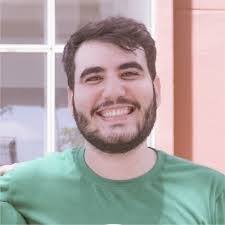
#> input picture computer-vision/book_practical_python_and_opencv/chapter 6/rapela.jpg, 225 x 225 px
$ python 6.15.py --image rapela.jpg
#> lines starting #> are read from the running program, lines starting #| are printed output that depends on the picture; after the words box and inside, x2 and y2 are one past the last pixel; in counts of white or black regions, pixels touching at a corner belong together
import argparse
import cv2
import numpy as np

ap = argparse.ArgumentParser()
ap.add_argument("-i", "--image", required = True, help = "Path to the image")
args = vars(ap.parse_args())

image = cv2.imread(args["image"])
#> image is the input picture: shape (225, 225, 3); mean B, G, R 164.9, 166, 174
cv2.imshow("Original", image)

mask = np.zeros(image.shape[:2], dtype = "uint8")
(cX,cY) = (image.shape[1]//2,image.shape[0]//2)
#> cX = 112; cY = 112
cv2.circle(mask, (cX,cY),100,255,-1)
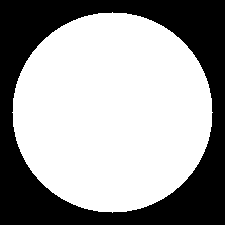
#> mask: shape (225, 225); 62.1% white; 1 black region, box (x1, y1, x2, y2) and area: (0, 0, 225, 225) 19208

cv2.imshow("Mask", mask)

masked = cv2.bitwise_and(image,image,mask=mask)
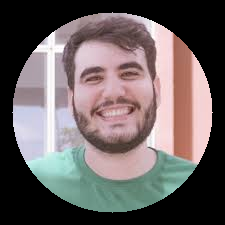
#> masked: shape (225, 225, 3); mean B, G, R 98.7, 98.7, 107.8
cv2.imshow("Mask Applied to Image", masked)
cv2.waitKey(0)
